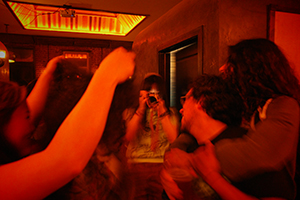
#> input picture deprecated-idea/image-processing/test3.jpg, 300 x 200 px
$ jupyter execute --allow-errors 'image-processing copy 3.ipynb'   (shell and % lines are left out)
#> lines starting #> are read from the running program, lines starting #| are printed output that depends on the picture
[cell 1]
# Imports
import numpy as np
import matplotlib.pyplot as plt
from PIL import Image
import umap
from sklearn.preprocessing import StandardScaler
from tqdm.notebook import tqdm
import time

[cell 2]
# Load and preprocess image
def load_and_display_image(image_path, max_pixels=10000):
    """Load image and show pixel information"""
#> called with image_path = 'test3.jpg', max_pixels = 10000
    print("Loading image...")
    img = Image.open(image_path)
#> img is the input picture: PIL image 300x200 RGB; mean R, G, B 108.9, 22.3, 1.4
    img = img.convert('RGB')

    # Original dimensions
    width, height = img.size
#> width = 300; height = 200
    print(f"Original dimensions: {width}x{height} ({width*height} pixels)")
#| Original dimensions: 300x200 (60000 pixels)

    # Downsample if needed
    if width * height > max_pixels:
        scale = np.sqrt(max_pixels / (width * height))
#> scale = 0.408
        new_width = int(width * scale)
#> new_width = 122
        new_height = int(height * scale)
#> new_height = 81
        img = img.resize((new_width, new_height))
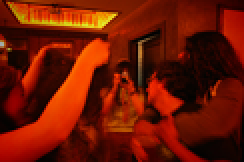
#> img: PIL image 122x81 RGB (shown 2 times larger); mean R, G, B 108.9, 22.3, 1.4
        print(f"Resized to: {new_width}x{new_height} ({new_width*new_height} pixels)")
#| Resized to: 122x81 (9882 pixels)

    pixels = np.array(img)
    pixels_2d = pixels.reshape(-1, 3)

    # Display first few pixels
    print("\nFirst 5 pixels (RGB values):")
    print(pixels_2d[:5])
#| [[123  29   1]
#|  [ 46   6   0]
#|  [ 55   2   1]
#|  [102  18   1]
#|  [ 84  25   1]]

    return pixels_2d, img.size

[cell 3]
# Generate UMAP embedding
def create_umap_with_progress(pixels, n_neighbors=15, min_dist=0.1, random_state=42):
    """Create UMAP embedding with progress updates"""
    print("\nProcessing steps:")

    # 1. Scaling
    print("1/3 Scaling RGB values...")
    scaler = StandardScaler()
    scaled_pixels = scaler.fit_transform(pixels)
    print("   Scaling complete")

    # 2. UMAP
    print("2/3 Creating UMAP reducer...")
    reducer = umap.UMAP(
        n_neighbors=n_neighbors,
        min_dist=min_dist,
        random_state=random_state,
        verbose=True  # This will show internal progress
    )

    # 3. Fitting
    print("3/3 Fitting UMAP (this may take a while)...")
    start_time = time.time()
    embedding = reducer.fit_transform(scaled_pixels)
    end_time = time.time()

    print(f"\nUMAP processing completed in {end_time - start_time:.2f} seconds")

    # Display first few embeddings
    print("\nFirst 5 embeddings (2D coordinates):")
    print(embedding[:5])

    return embedding

[cell 4]
# Visualize UMAP results
def plot_results(embedding, pixels):
    """Plot UMAP results with color information"""
    plt.figure(figsize=(12, 8))
    scatter = plt.scatter(
        embedding[:, 0],
        embedding[:, 1],
        c=pixels/255,
        s=2,
        alpha=0.6
    )
    plt.title("UMAP projection of image colors")
    plt.colorbar(scatter)
    plt.show()

[cell 5]
# Optional: Add clustering to find dominant color groups
def cluster_colors(embedding, n_clusters=5):
    kmeans = KMeans(n_clusters=n_clusters, random_state=42)
    clusters = kmeans.fit_predict(embedding)
    return clusters

[cell 6]
# Example usage:
image_path = "test3.jpg"  # Replace with your image path

# 1. Load and preprocess
pixels, size = load_and_display_image(image_path)
#> size = (122, 81)

# 2. Create UMAP embedding
#> (the rest of this cell did not finish here and is left out)


# 3. Visualize
plot_results(embedding, pixels)

# Optional: Save the embeddings
np.save('umap_embeddings.npy', embedding)
print("\nEmbeddings saved to 'umap_embeddings.npy'")


$ run again, with deprecated-idea/image-processing/test2.jpg copied over deprecated-idea/image-processing/test3.jpg
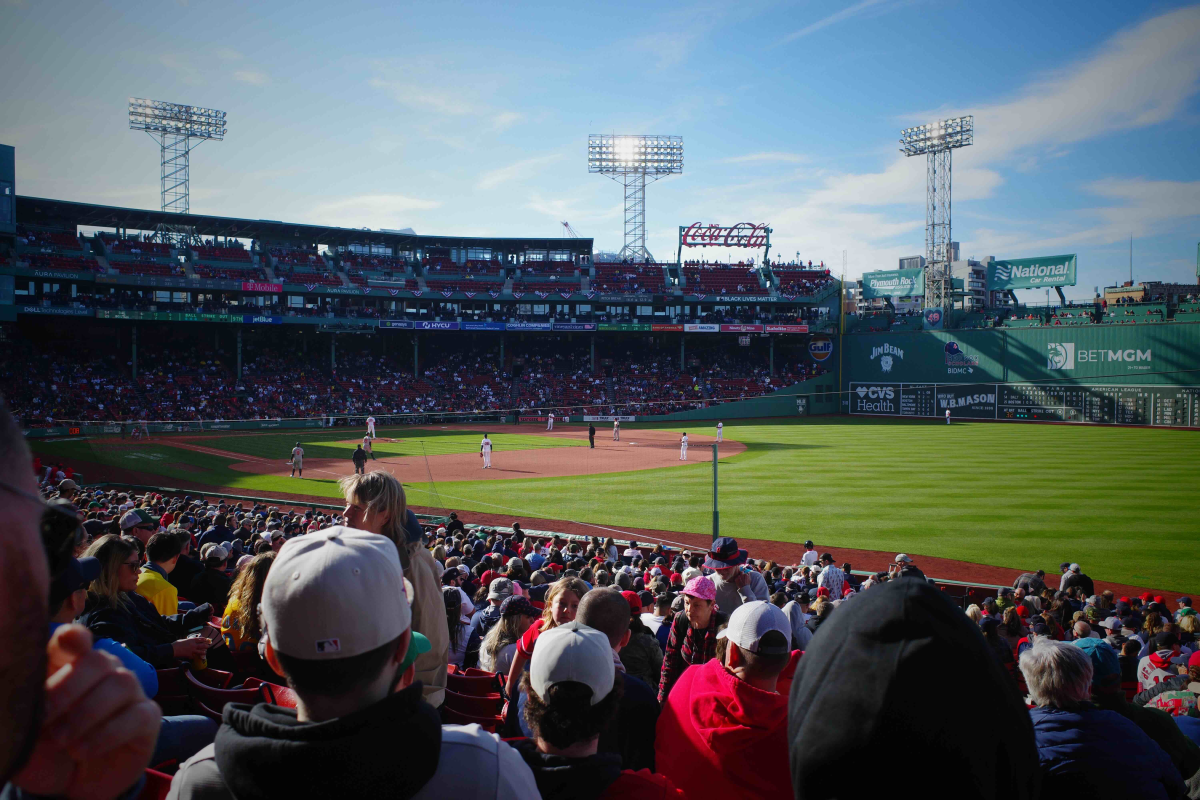
#> input picture deprecated-idea/image-processing/test2.jpg, 6000 x 4000 px (shown at 1/5 size)
#> in load_and_display_image, img is the input picture: PIL image 6000x4000 RGB; mean R, G, B 82.9, 91.4, 95.8
#| Original dimensions: 6000x4000 (24000000 pixels)
#> in load_and_display_image, `img = img.resize((new_width, new_height))`:
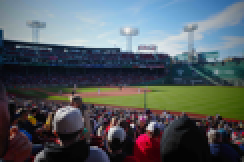
#> img: PIL image 122x81 RGB (shown 2 times larger); mean R, G, B 82.9, 91.4, 95.8
#| Resized to: 122x81 (9882 pixels)
#| [[103 121 130]
#|  [107 124 133]
#|  [108 125 136]
#|  [106 126 143]
#|  [107 128 146]]
#> size = (122, 81)

$ run again, with deprecated-idea/image-processing/test4.JPG copied over deprecated-idea/image-processing/test3.jpg
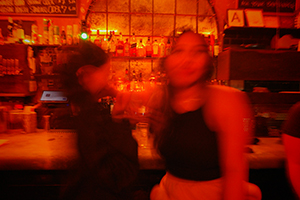
#> input picture deprecated-idea/image-processing/test4.JPG, 300 x 200 px
#> in load_and_display_image, img is the input picture: PIL image 300x200 RGB; mean R, G, B 122.2, 22.4, 1.6
#| Original dimensions: 300x200 (60000 pixels)
#> in load_and_display_image, `img = img.resize((new_width, new_height))`:
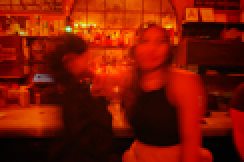
#> img: PIL image 122x81 RGB (shown 2 times larger); mean R, G, B 122.2, 22.4, 1.6
#| Resized to: 122x81 (9882 pixels)
#| [[173  45   0]
#|  [180  56   1]
#|  [183  51   1]
#|  [184  58   0]
#|  [182  48   1]]
#> size = (122, 81)
